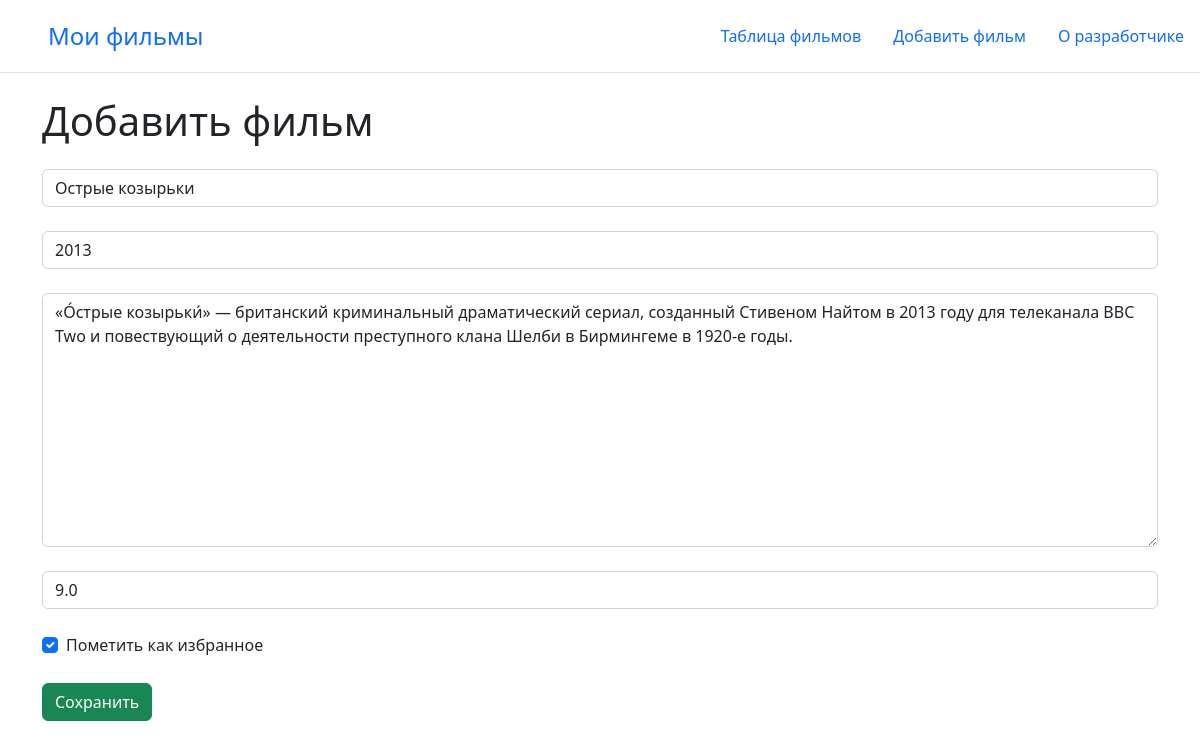
Page /6/update on the committed database.
### main/models.py (models this page shows, shortened)
class Film(models.Model):
    name = models.CharField('Название', max_length=25)
    year = models.IntegerField('Год выпуска')
    description = models.TextField('Описание')
    grade = models.FloatField('Моя оценка')
    favorite = models.BooleanField('Избранное')
    class Meta:
        verbose_name = 'Фильм'
        verbose_name_plural = 'Фильмы'

### main/views.py (the view)
class FilmsUpdateView(UpdateView):
    model = Film
    template_name = "main/addfilm.html"
    form_class = FilmForm

### main/forms.py
class FilmForm(ModelForm):
    class Meta:
        model = Film
        fields = ["name", "year", "description", "grade", "favorite"]
        widgets = {
            "name": TextInput(attrs={
                'class': 'form-control',
                'placeholder': 'Название фильма'
            }),
            "year": TextInput(attrs={
                'class': 'form-control',
                'placeholder': 'Год выпуска'
            }),
            "description": Textarea(attrs={
                'class': 'form-control',
                'placeholder': 'Описание фильма'
            }),
            "grade": TextInput(attrs={
                'class': 'form-control',
                'placeholder': 'Оценка из 10'
            }),
            "favorite": CheckboxInput(attrs={
                'class': 'form-check-input',
                'type': 'checkbox',
            })
        }

### main/templates/main/addfilm.html (shortened to what this page needs)
{% extends 'main/base.html' %}
{% block content %}
    <h1 class="mb-4">Добавить фильм</h1>
    <form method="post">
        {{ form.name }}<br>
        {{ form.year }}<br>
        {{ form.description }}<br>
        {{ form.grade }}<br>
        <div class="form-check">
            {{ form.favorite }}
            <label class="form-check-label">
                Пометить как избранное
            </label>
        </div><br>
        <button type="submit" class="btn btn-success">Сохранить</button>
    </form>
{% endblock %}

### rows in the picture
Film: name "Острые козырьки", year "2013", description "«О́стрые козырьки́» — британский криминальный драматический сериал, созданный Стивеном Найтом в 2013 году для телеканала BBC Two и повествующий о деятельности преступного клана Шелби в Бирмингеме в 1920-е годы.", grade "9.0", favorite "☑"
